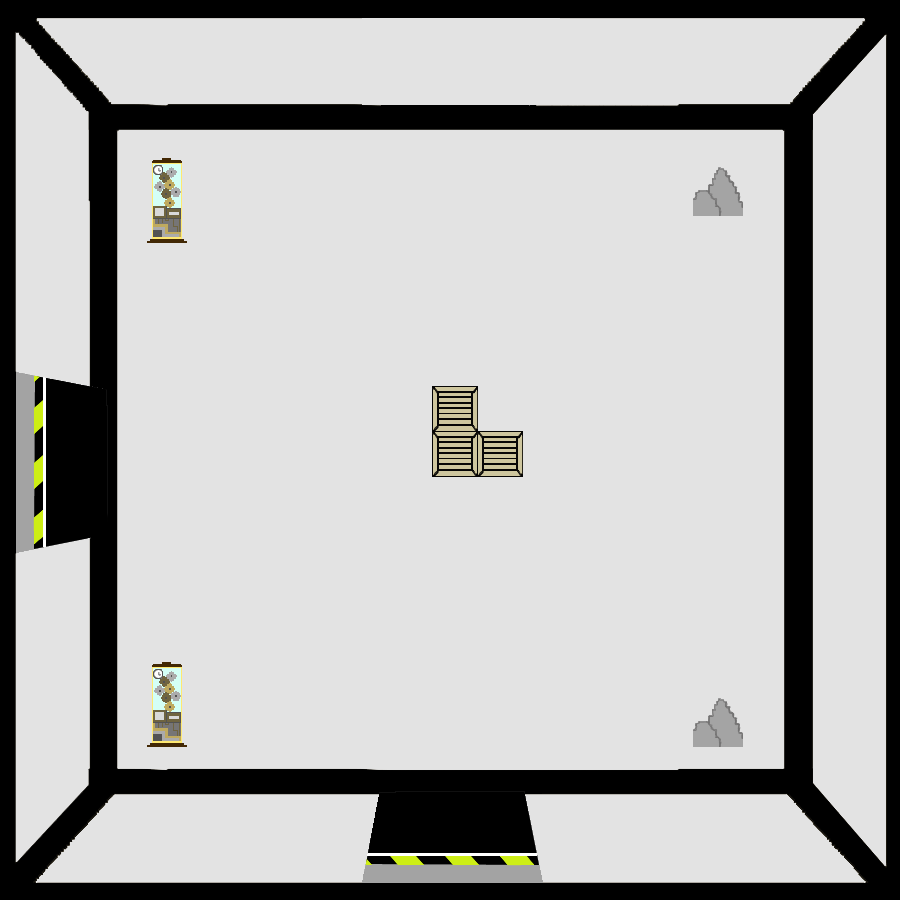

A level layout from a 2D game, rendered from its tile map. Below: a short description, then the map file with tile-grid data replaced by summaries:
An orthogonal 100x100 tile map with 9x9 px tiles, 2 tile layers (SALA, OBJETOS), 4 tilesets.

<map version="1.2" tiledversion="1.3.3" orientation="orthogonal" renderorder="right-down" width="100" height="100" tilewidth="9" tileheight="9" infinite="0" nextlayerid="3" nextobjectid="1">
 <tileset firstgid="1" source="LAB13.tsx" />
 <tileset firstgid="10001" source="CAJA.tsx" />
 <tileset firstgid="10026" source="ROCAS.tsx" />
 <tileset firstgid="10027" source="MAQUINA.tsx" />
 <layer id="1" name="SALA" width="100" height="100">
  <data>[10000 cells, 10000 non-empty, 10000 distinct tile ids]</data>
 </layer>
 <layer id="2" name="OBJETOS" width="100" height="100">
  <data>[10000 cells, 849 non-empty, 748 distinct tile ids]</data>
 </layer>
</map>